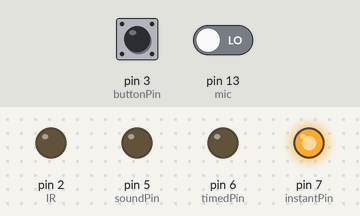
Bench run of a sketch on a simulated Arduino Uno, built with avr-gcc and run on an emulated ATmega328P. Parts: output pins drawn as LEDs (lit = HIGH). Dashed ring = blinking. Inputs (shaded band) come from the test bench; at power-on: pin 13 (mic) LOW, pin 3 (buttonPin) LOW.

Above: at 1.2 s.
1.3 s: pin 13 (mic) driven HIGH
At 4.1 s:
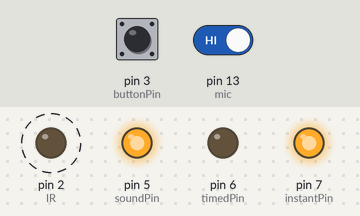
4.3 s: pin 3 (buttonPin) pulled HIGH for 0.15 s
At 5.3 s:
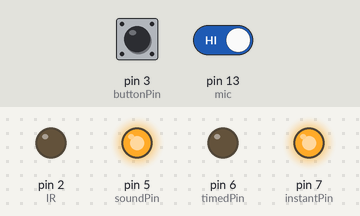
7.4 s: pin 13 (mic) driven LOW
At 8.9 s:
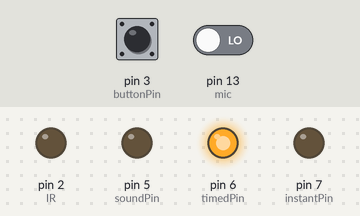
9.2 s: pin 13 (mic) driven HIGH
At 10.2 s:
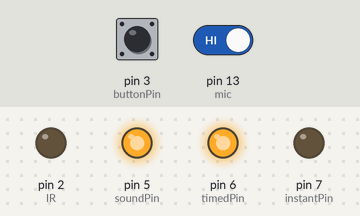
12.2 s: pin 3 (buttonPin) pulled HIGH for 1 s
At 15.0 s:
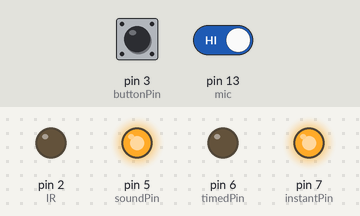
15.2 s: pin 3 (buttonPin) pulled HIGH for 3.2 s
At 19.6 s:
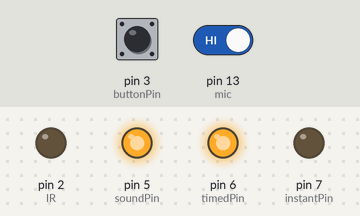
Timing chart, 0 to 21.1 s (numbered marks = the images above; inputs shaded):
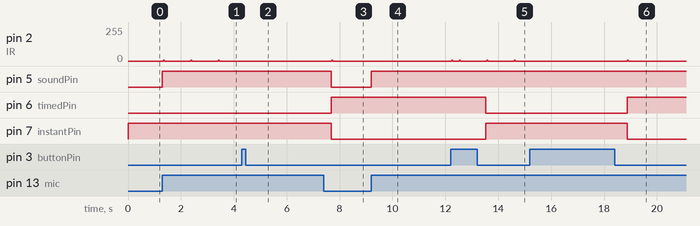

Measured:
- after the input at 1.3 s, pin 2 (IR): alternates 7/255 for 0.04 s and 0/255 for 1.0 s, starting at once; pin 5 (soundPin): LOW → HIGH at once
- after the input at 4.3 s, pin 2 (IR): stops changing and stays 0/255
- after the input at 7.4 s, pin 5 (soundPin): HIGH → LOW after 0.29 s
- after the input at 9.2 s, pin 5 (soundPin): LOW → HIGH at once
- after the input at 12.2 s, pin 6 (timedPin): HIGH → LOW after 1.3 s; pin 7 (instantPin): LOW → HIGH after 1.3 s
- after the input at 15.2 s, pin 6 (timedPin): LOW → HIGH after 3.7 s; pin 7 (instantPin): HIGH → LOW after 3.7 s

The sketch:

IRemote.ino
```cpp
#define IR 2
#define mic 13
#define soundPin 5
#define timedPin 6
#define instantPin 7
#define buttonPin 3

int delaytime = 3;
int mode = 0;

void setup() {
pinMode(IR, OUTPUT);
pinMode(mic, INPUT);
pinMode(soundPin, OUTPUT);
pinMode(timedPin, OUTPUT);
pinMode(instantPin, OUTPUT);
pinMode(buttonPin, INPUT);
}

void loop() {

  if (mode == 0){
    digitalWrite(instantPin, HIGH);
    digitalWrite(timedPin, LOW);
  }
  else if (mode == 1){
    digitalWrite(instantPin, LOW);
    digitalWrite(timedPin, HIGH);
    }
  if (digitalRead(buttonPin) == HIGH){
    mode++;
    mode = mode%2;
    delay(250);
    }
  if (digitalRead(mic) == HIGH && mode == 0){
    digitalWrite(soundPin, HIGH);
    photo();
    delay(1000);
  }
  else if (digitalRead(mic) == HIGH && mode == 1){
    digitalWrite(soundPin, HIGH);
    delay(delaytime * 1000);
    photo();
  }
  else digitalWrite(soundPin, LOW);

}

void photo(void) {

  cycle(76); // 76 cycles in 2000 µs
  delay(28);
  cycle(15); // 15 cycles in 400 µs
  delayMicroseconds(1580);
  cycle(15); // 15 cycles in 400 µs
  delayMicroseconds(3580);
  cycle(15); // 15 cycles in 400 µs
}

void cycle(int n) {
  for (int i = 0; i < n; i++) {
    digitalWrite(IR, HIGH);
    delayMicroseconds(6);
    digitalWrite(IR, LOW);
    delayMicroseconds(6);
    }
  }
```
